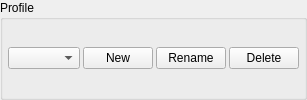
        <widget class="QGroupBox" name="profilesGroup">
         <property name="minimumSize">
          <size>
           <width>0</width>
           <height>0</height>
          </size>
         </property>
         <property name="title">
          <string>Profile</string>
         </property>
         <layout class="QHBoxLayout" name="horizontalLayout_4" stretch="2,0,0,0">
          <property name="spacing">
           <number>3</number>
          </property>
          <property name="leftMargin">
           <number>5</number>
          </property>
          <property name="topMargin">
           <number>5</number>
          </property>
          <property name="rightMargin">
           <number>5</number>
          </property>
          <property name="bottomMargin">
           <number>5</number>
          </property>
          <item>
           <widget class="QComboBox" name="comboProfiles">
            <property name="minimumSize">
             <size>
              <width>0</width>
              <height>21</height>
             </size>
            </property>
           </widget>
          </item>
          <item>
           <widget class="QPushButton" name="buttonProfilesNew">
            <property name="maximumSize">
             <size>
              <width>68</width>
              <height>16777215</height>
             </size>
            </property>
            <property name="styleSheet">
             <string notr="true">min-width: 68px;</string>
            </property>
            <property name="text">
             <string>New</string>
            </property>
           </widget>
          </item>
          <item>
           <widget class="QPushButton" name="buttonProfilesRename">
            <property name="maximumSize">
             <size>
              <width>68</width>
              <height>16777215</height>
             </size>
            </property>
            <property name="styleSheet">
             <string notr="true">min-width: 68px;</string>
            </property>
            <property name="text">
             <string>Rename</string>
            </property>
           </widget>
          </item>
          <item>
           <widget class="QPushButton" name="buttonProfilesDelete">
            <property name="maximumSize">
             <size>
              <width>68</width>
              <height>16777215</height>
             </size>
            </property>
            <property name="styleSheet">
             <string notr="true">min-width: 68px;</string>
            </property>
            <property name="text">
             <string>Delete</string>
            </property>
           </widget>
          </item>
         </layout>
        </widget>
